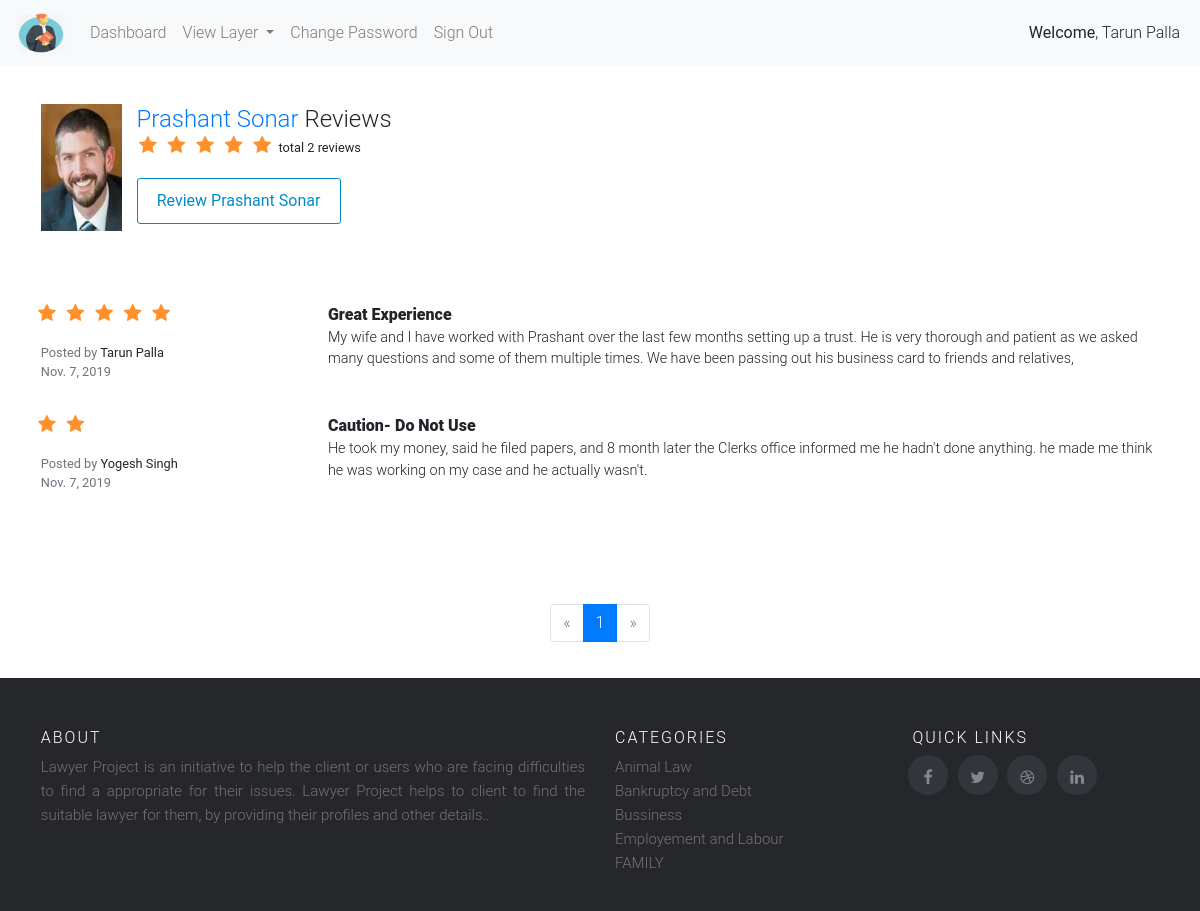
The page /viewall_review_lawyer/10 (signed in) on the database as committed earlier.
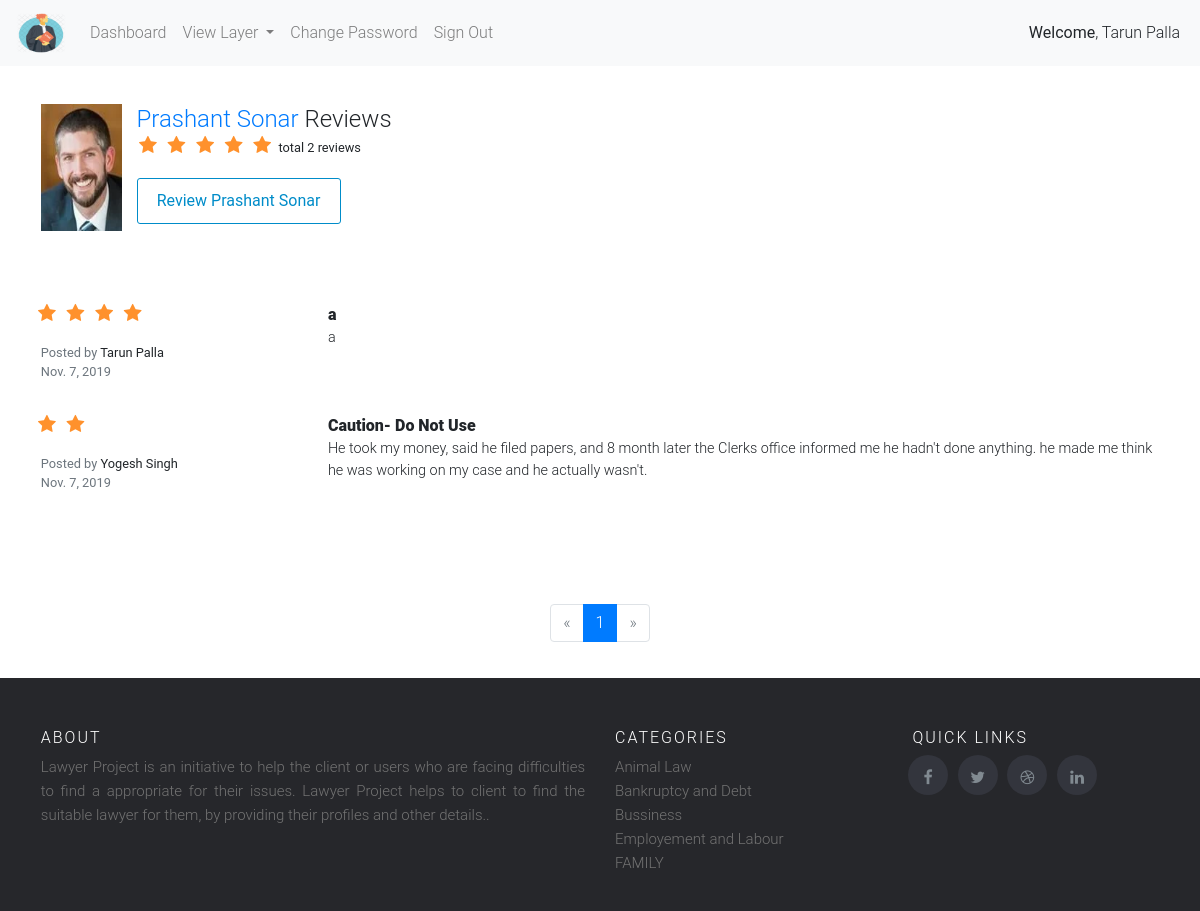
The same page on the database as committed later.
### lawyer/models.py (models this page shows, shortened)
class Review_Lawyer(models.Model):
    lawyer_id = models.ForeignKey(Lawyer,on_delete=models.CASCADE, blank=False, null=False)
    user = models.ForeignKey(User,on_delete=models.CASCADE, blank=False, null=False)
    title = models.CharField(max_length=228, blank=False, null=False)
    review = models.CharField(max_length=5000, blank=False, null=False)
    rating = models.IntegerField(blank=False)
    date = models.DateField(blank=False, null=False,auto_now_add=True)
    class Meta:
        verbose_name_plural = 'Review Lawyer'

### lawyer/views.py (the view)
# urls.py: path('viewall_review_lawyer/<lid>',views.viewall_review_lawyer,name='viewall_review_lawyer'),
@login_required(login_url='/login/')
def viewall_review_lawyer(request,lid):
    lawyer = Lawyer.objects.get(user_id=lid)
    review_lawyer = Review_Lawyer.objects.filter(lawyer_id__user_id=lid).order_by('-rating')
    review_count = Review_Lawyer.objects.filter(lawyer_id__user_id=lid).values('lawyer_id__user_id').annotate(dcount=Count('review'))
    page = request.GET.get('page', 1)
    paginator = Paginator(review_lawyer, 5)
    try:
        review_lawyer = paginator.page(page)
    except PageNotAnInteger:
        review_lawyer = paginator.page(1)
    except EmptyPage:
        review_lawyer = paginator.page(paginator.num_pages)
    return render(request,'client/viewall_review_lawyer.html',{'lawyer':lawyer,'review_lawyer':review_lawyer,'review_count':review_count})

### lawyer/templatetags/practice_menu.py (called while the page is built)
def practice_area():
    practice = Practice_area.objects.all()
    return practice

### templates/client/viewall_review_lawyer.html (shortened to what the changed rows need)
 {% extends 'client/base.html' %} {% block body_block %}
<div class="container u-vertical-padding-1">
    <div class="row">
        <div class="col-xs-12 col-sm-11 text-center-xs">
            <h1 class="u-vertical-margin-0 name-review"><a href='{% url "lawyer_profile" lawyer.user.id %}'>{{lawyer.user.first_name}} {{lawyer.user.last_name}} </a>    Reviews</h1>
            {% if user.is_staff %}
            </div>
            {% endif %}
    </div>
</div>
<div class='container'>
 {% for r in review_lawyer %}
    <div class="row" style='margin-top:3%;'>
        <div class="col-xs-12 col-md-3">
            <div class='rating-stars' style='margin-left:-18%;'>
                <ul>
                    {% for i in "x"|rjust:r.rating %}
                    <li class='star'>
                        <i class='star fa fa-star fa-fw'></i>
                    </li>
                    {% endfor %}
                </ul>
            </div>
            <small>
                <span class="text-muted" style='padding-top:-5px;'>Posted by</span> {{r.user}} {{r.user.last_name}}
                <br class="hidden-xs">
                <span class="text-muted"><time datetime="2019-09-02T22:58:43Z" data-local="time" data-format="%B %e, %Y" title="September 3, 2019 at 4:28am IST" data-localized="true">{{r.date}}</time>
                </span>
            </small>
        </div>
        <div class="col-xs-12 col-md-9 pull-right">
        <h3 class="u-vertical-margin-0 all_review_name" itemprop="headline"><b>{{r.title}}</b></h3>
           <p class='lawyer_review_list'>{{r.review}}</p>
        </div>
    </div>
         {% endfor %}
</div>
{% endblock %}

Rows that differ between the two databases and show on the page:
changed Review_Lawyer "Tarun": title "Great Experience" → "a"; review "My wife and I have worked with Prashant over the last few months setting up a trust. He is very thorough and patient as we asked many questions and some of them multiple times. We have been passing out his business card to friends and relatives," → "a"; rating 5 → 4 (drawn)
